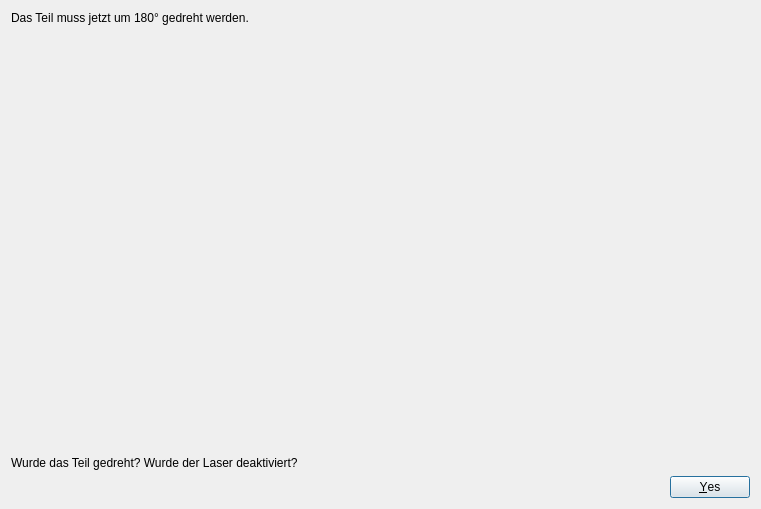
<?xml version="1.0" encoding="UTF-8"?>
<ui version="4.0">
 <class>Dialog</class>
 <widget class="QDialog" name="Dialog">
  <property name="geometry">
   <rect>
    <x>0</x>
    <y>0</y>
    <width>761</width>
    <height>509</height>
   </rect>
  </property>
  <property name="windowTitle">
   <string>Teil Drehen</string>
  </property>
  <layout class="QVBoxLayout" name="verticalLayout">
   <item>
    <widget class="QLabel" name="label_1">
     <property name="text">
      <string>Das Teil muss jetzt um 180° gedreht werden.</string>
     </property>
    </widget>
   </item>
   <item>
    <widget class="QLabel" name="label_movie">
     <property name="sizePolicy">
      <sizepolicy hsizetype="Preferred" vsizetype="Expanding">
       <horstretch>0</horstretch>
       <verstretch>0</verstretch>
      </sizepolicy>
     </property>
     <property name="text">
      <string></string>
     </property>
    </widget>
   </item>
   <item>
    <widget class="QLabel" name="label_2">
     <property name="text">
      <string>Wurde das Teil gedreht? Wurde der Laser deaktiviert?</string>
     </property>
    </widget>
   </item>
   <item>
    <widget class="QDialogButtonBox" name="buttonBox">
     <property name="orientation">
      <enum>Qt::Orientation::Horizontal</enum>
     </property>
     <property name="standardButtons">
      <set>QDialogButtonBox::StandardButton::Yes</set>
     </property>
     <property name="centerButtons">
      <bool>false</bool>
     </property>
    </widget>
   </item>
  </layout>
 </widget>
 <resources/>
 <connections>
  <connection>
   <sender>buttonBox</sender>
   <signal>accepted()</signal>
   <receiver>Dialog</receiver>
   <slot>accept()</slot>
   <hints>
    <hint type="sourcelabel">
     <x>248</x>
     <y>254</y>
    </hint>
    <hint type="destinationlabel">
     <x>157</x>
     <y>274</y>
    </hint>
   </hints>
  </connection>
  <connection>
   <sender>buttonBox</sender>
   <signal>rejected()</signal>
   <receiver>Dialog</receiver>
   <slot>reject()</slot>
   <hints>
    <hint type="sourcelabel">
     <x>316</x>
     <y>260</y>
    </hint>
    <hint type="destinationlabel">
     <x>286</x>
     <y>274</y>
    </hint>
   </hints>
  </connection>
 </connections>
</ui>
